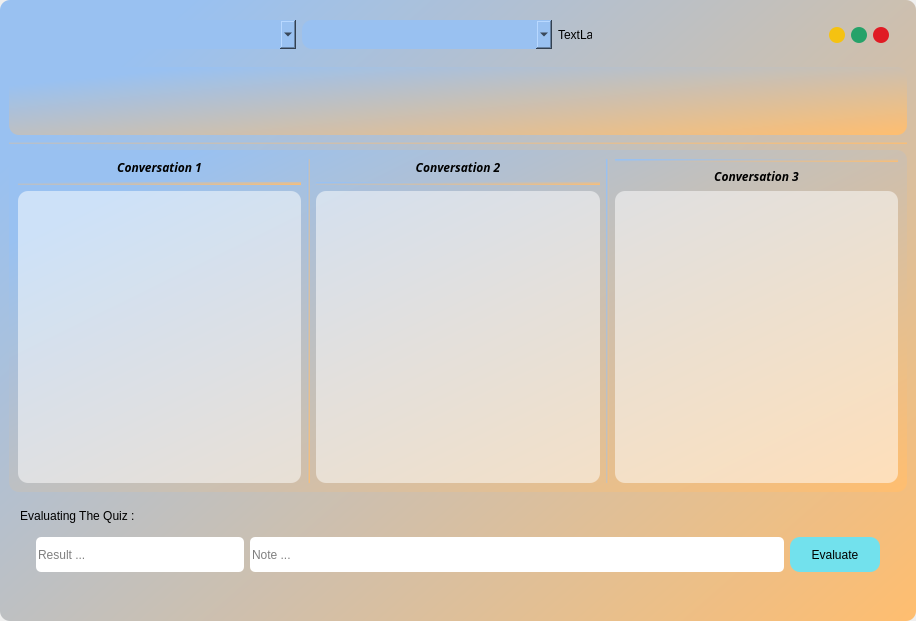
<?xml version="1.0" encoding="UTF-8"?>
<ui version="4.0">
 <class>Form</class>
 <widget class="QWidget" name="Form">
  <property name="geometry">
   <rect>
    <x>0</x>
    <y>0</y>
    <width>916</width>
    <height>621</height>
   </rect>
  </property>
  <property name="windowTitle">
   <string>Form</string>
  </property>
  <layout class="QVBoxLayout" name="verticalLayout_2">
   <property name="leftMargin">
    <number>0</number>
   </property>
   <property name="topMargin">
    <number>0</number>
   </property>
   <property name="rightMargin">
    <number>0</number>
   </property>
   <property name="bottomMargin">
    <number>0</number>
   </property>
   <item>
    <widget class="QWidget" name="widget" native="true">
     <property name="styleSheet">
      <string notr="true">background-color: qlineargradient(spread:pad, x1:0.0204082, y1:0.244, x2:1, y2:1, stop:0 rgba(153, 193, 241, 255), stop:1 rgba(255, 190, 111, 255));
border-radius:10px;</string>
     </property>
     <layout class="QVBoxLayout" name="verticalLayout_7">
      <item>
       <widget class="QFrame" name="frame">
        <property name="styleSheet">
         <string notr="true">background-color: none;</string>
        </property>
        <property name="frameShape">
         <enum>QFrame::StyledPanel</enum>
        </property>
        <property name="frameShadow">
         <enum>QFrame::Raised</enum>
        </property>
        <layout class="QHBoxLayout" name="horizontalLayout_7">
         <item>
          <widget class="QLabel" name="label_2">
           <property name="styleSheet">
            <string notr="true">background-color: none;</string>
           </property>
           <property name="text">
            <string/>
           </property>
          </widget>
         </item>
         <item>
          <widget class="QLabel" name="label">
           <property name="maximumSize">
            <size>
             <width>16777215</width>
             <height>44</height>
            </size>
           </property>
           <property name="font">
            <font>
             <family>DejaVu Sans</family>
             <pointsize>12</pointsize>
             <weight>75</weight>
             <bold>true</bold>
            </font>
           </property>
           <property name="styleSheet">
            <string notr="true">background-color: rgba(191, 64, 64, 0);</string>
           </property>
           <property name="text">
            <string/>
           </property>
           <property name="alignment">
            <set>Qt::AlignCenter</set>
           </property>
          </widget>
         </item>
         <item>
          <widget class="QComboBox" name="agnts">
           <property name="minimumSize">
            <size>
             <width>250</width>
             <height>29</height>
            </size>
           </property>
           <property name="styleSheet">
            <string notr="true">background-color: rgba(153, 193, 241, 255);
</string>
           </property>
           <property name="placeholderText">
            <string>CHoose Agent ...</string>
           </property>
          </widget>
         </item>
         <item>
          <widget class="QComboBox" name="qzs">
           <property name="minimumSize">
            <size>
             <width>250</width>
             <height>29</height>
            </size>
           </property>
           <property name="styleSheet">
            <string notr="true">background-color: rgba(153, 193, 241, 255);</string>
           </property>
          </widget>
         </item>
         <item>
          <widget class="QLabel" name="reload">
           <property name="maximumSize">
            <size>
             <width>34</width>
             <height>34</height>
            </size>
           </property>
           <property name="cursor">
            <cursorShape>PointingHandCursor</cursorShape>
           </property>
           <property name="text">
            <string>TextLabel</string>
           </property>
          </widget>
         </item>
         <item>
          <spacer name="horizontalSpacer">
           <property name="orientation">
            <enum>Qt::Horizontal</enum>
           </property>
           <property name="sizeHint" stdset="0">
            <size>
             <width>40</width>
             <height>20</height>
            </size>
           </property>
          </spacer>
         </item>
         <item>
          <widget class="QFrame" name="frame_2">
           <property name="styleSheet">
            <string notr="true">background-color: none;</string>
           </property>
           <property name="frameShape">
            <enum>QFrame::StyledPanel</enum>
           </property>
           <property name="frameShadow">
            <enum>QFrame::Raised</enum>
           </property>
           <layout class="QHBoxLayout" name="horizontalLayout_8">
            <item>
             <widget class="QPushButton" name="min">
              <property name="minimumSize">
               <size>
                <width>16</width>
                <height>16</height>
               </size>
              </property>
              <property name="maximumSize">
               <size>
                <width>16</width>
                <height>16</height>
               </size>
              </property>
              <property name="cursor">
               <cursorShape>PointingHandCursor</cursorShape>
              </property>
              <property name="styleSheet">
               <string notr="true">background-color: rgb(245, 194, 17);
border-radius : 8px;
</string>
              </property>
              <property name="text">
               <string/>
              </property>
             </widget>
            </item>
            <item>
             <widget class="QPushButton" name="max">
              <property name="minimumSize">
               <size>
                <width>16</width>
                <height>16</height>
               </size>
              </property>
              <property name="maximumSize">
               <size>
                <width>16</width>
                <height>16</height>
               </size>
              </property>
              <property name="cursor">
               <cursorShape>PointingHandCursor</cursorShape>
              </property>
              <property name="styleSheet">
               <string notr="true">background-color: rgb(38, 162, 105);
border-radius : 8px;
</string>
              </property>
              <property name="text">
               <string/>
              </property>
             </widget>
            </item>
            <item>
             <widget class="QPushButton" name="cls">
              <property name="minimumSize">
               <size>
                <width>16</width>
                <height>16</height>
               </size>
              </property>
              <property name="maximumSize">
               <size>
                <width>16</width>
                <height>16</height>
               </size>
              </property>
              <property name="cursor">
               <cursorShape>PointingHandCursor</cursorShape>
              </property>
              <property name="styleSheet">
               <string notr="true">background-color: rgb(224, 27, 36);
border-radius : 8px;
</string>
              </property>
              <property name="text">
               <string/>
              </property>
             </widget>
            </item>
           </layout>
          </widget>
         </item>
        </layout>
       </widget>
      </item>
      <item>
       <widget class="QTableWidget" name="qzinfo">
        <property name="maximumSize">
         <size>
          <width>16777215</width>
          <height>68</height>
         </size>
        </property>
        <property name="styleSheet">
         <string notr="true"/>
        </property>
        <property name="editTriggers">
         <set>QAbstractItemView::NoEditTriggers</set>
        </property>
        <property name="textElideMode">
         <enum>Qt::ElideMiddle</enum>
        </property>
        <attribute name="horizontalHeaderVisible">
         <bool>true</bool>
        </attribute>
        <attribute name="horizontalHeaderHighlightSections">
         <bool>true</bool>
        </attribute>
        <attribute name="verticalHeaderVisible">
         <bool>false</bool>
        </attribute>
       </widget>
      </item>
      <item>
       <widget class="Line" name="line_3">
        <property name="styleSheet">
         <string notr="true"/>
        </property>
        <property name="orientation">
         <enum>Qt::Horizontal</enum>
        </property>
       </widget>
      </item>
      <item>
       <layout class="QVBoxLayout" name="verticalLayout">
        <item>
         <widget class="QWidget" name="Quiz" native="true">
          <property name="enabled">
           <bool>true</bool>
          </property>
          <layout class="QHBoxLayout" name="horizontalLayout_3">
           <item>
            <layout class="QHBoxLayout" name="horizontalLayout_2">
             <item>
              <layout class="QVBoxLayout" name="verticalLayout_6">
               <item>
                <widget class="QLabel" name="label_3">
                 <property name="font">
                  <font>
                   <family>Roboto Slab</family>
                   <weight>75</weight>
                   <italic>true</italic>
                   <bold>true</bold>
                  </font>
                 </property>
                 <property name="styleSheet">
                  <string notr="true">background-color: none;</string>
                 </property>
                 <property name="text">
                  <string>Conversation 1</string>
                 </property>
                 <property name="alignment">
                  <set>Qt::AlignCenter</set>
                 </property>
                </widget>
               </item>
               <item>
                <widget class="Line" name="line_4">
                 <property name="orientation">
                  <enum>Qt::Horizontal</enum>
                 </property>
                </widget>
               </item>
               <item>
                <widget class="QTextEdit" name="a1">
                 <property name="enabled">
                  <bool>true</bool>
                 </property>
                 <property name="styleSheet">
                  <string notr="true">background-color: rgba(255, 255, 255, 130);</string>
                 </property>
                 <property name="readOnly">
                  <bool>true</bool>
                 </property>
                </widget>
               </item>
              </layout>
             </item>
             <item>
              <widget class="Line" name="line">
               <property name="orientation">
                <enum>Qt::Vertical</enum>
               </property>
              </widget>
             </item>
             <item>
              <layout class="QVBoxLayout" name="verticalLayout_5">
               <item>
                <widget class="QLabel" name="label_4">
                 <property name="font">
                  <font>
                   <family>Roboto Slab</family>
                   <weight>75</weight>
                   <italic>true</italic>
                   <bold>true</bold>
                  </font>
                 </property>
                 <property name="styleSheet">
                  <string notr="true">background-color: none;</string>
                 </property>
                 <property name="text">
                  <string>Conversation 2</string>
                 </property>
                 <property name="alignment">
                  <set>Qt::AlignCenter</set>
                 </property>
                </widget>
               </item>
               <item>
                <widget class="Line" name="line_5">
                 <property name="orientation">
                  <enum>Qt::Horizontal</enum>
                 </property>
                </widget>
               </item>
               <item>
                <widget class="QTextEdit" name="a2">
                 <property name="enabled">
                  <bool>true</bool>
                 </property>
                 <property name="styleSheet">
                  <string notr="true">background-color: rgba(255, 255, 255, 130);</string>
                 </property>
                 <property name="readOnly">
                  <bool>true</bool>
                 </property>
                </widget>
               </item>
              </layout>
             </item>
             <item>
              <widget class="Line" name="line_2">
               <property name="orientation">
                <enum>Qt::Vertical</enum>
               </property>
              </widget>
             </item>
             <item>
              <layout class="QVBoxLayout" name="verticalLayout_4">
               <item>
                <widget class="Line" name="line_6">
                 <property name="orientation">
                  <enum>Qt::Horizontal</enum>
                 </property>
                </widget>
               </item>
               <item>
                <widget class="QLabel" name="label_5">
                 <property name="font">
                  <font>
                   <family>Roboto Slab</family>
                   <weight>75</weight>
                   <italic>true</italic>
                   <bold>true</bold>
                  </font>
                 </property>
                 <property name="styleSheet">
                  <string notr="true">background-color: none;</string>
                 </property>
                 <property name="text">
                  <string>Conversation 3</string>
                 </property>
                 <property name="alignment">
                  <set>Qt::AlignCenter</set>
                 </property>
                </widget>
               </item>
               <item>
                <widget class="QTextEdit" name="a3">
                 <property name="enabled">
                  <bool>true</bool>
                 </property>
                 <property name="styleSheet">
                  <string notr="true">background-color: rgba(255, 255, 255, 130);</string>
                 </property>
                 <property name="readOnly">
                  <bool>true</bool>
                 </property>
                </widget>
               </item>
              </layout>
             </item>
            </layout>
           </item>
          </layout>
         </widget>
        </item>
       </layout>
      </item>
      <item>
       <widget class="QFrame" name="frame_4">
        <property name="minimumSize">
         <size>
          <width>0</width>
          <height>78</height>
         </size>
        </property>
        <property name="styleSheet">
         <string notr="true">background-color: rgba(191, 64, 64, 0);</string>
        </property>
        <property name="frameShape">
         <enum>QFrame::StyledPanel</enum>
        </property>
        <property name="frameShadow">
         <enum>QFrame::Raised</enum>
        </property>
        <layout class="QHBoxLayout" name="horizontalLayout_4">
         <item>
          <widget class="QGroupBox" name="groupBox">
           <property name="title">
            <string>Evaluating The Quiz : </string>
           </property>
           <layout class="QVBoxLayout" name="verticalLayout_3">
            <item>
             <widget class="QFrame" name="frame_5">
              <property name="minimumSize">
               <size>
                <width>0</width>
                <height>78</height>
               </size>
              </property>
              <property name="styleSheet">
               <string notr="true">background-color: rgba(191, 64, 64, 0);</string>
              </property>
              <property name="frameShape">
               <enum>QFrame::StyledPanel</enum>
              </property>
              <property name="frameShadow">
               <enum>QFrame::Raised</enum>
              </property>
              <layout class="QHBoxLayout" name="horizontalLayout_5">
               <item>
                <widget class="QLineEdit" name="rslt">
                 <property name="minimumSize">
                  <size>
                   <width>0</width>
                   <height>35</height>
                  </size>
                 </property>
                 <property name="maximumSize">
                  <size>
                   <width>208</width>
                   <height>16777215</height>
                  </size>
                 </property>
                 <property name="styleSheet">
                  <string notr="true">background-color: rgb(255, 255, 255);
border-radius : 5px;</string>
                 </property>
                 <property name="placeholderText">
                  <string>Result ...</string>
                 </property>
                </widget>
               </item>
               <item>
                <widget class="QLineEdit" name="note">
                 <property name="minimumSize">
                  <size>
                   <width>0</width>
                   <height>35</height>
                  </size>
                 </property>
                 <property name="styleSheet">
                  <string notr="true">background-color: rgb(255, 255, 255);
border-radius : 5px;</string>
                 </property>
                 <property name="placeholderText">
                  <string>Note ...</string>
                 </property>
                </widget>
               </item>
               <item>
                <widget class="QPushButton" name="evlt">
                 <property name="minimumSize">
                  <size>
                   <width>90</width>
                   <height>35</height>
                  </size>
                 </property>
                 <property name="cursor">
                  <cursorShape>PointingHandCursor</cursorShape>
                 </property>
                 <property name="styleSheet">
                  <string notr="true">background-color: rgb(114, 225, 237);
</string>
                 </property>
                 <property name="text">
                  <string>Evaluate</string>
                 </property>
                </widget>
               </item>
              </layout>
             </widget>
            </item>
           </layout>
          </widget>
         </item>
        </layout>
       </widget>
      </item>
     </layout>
    </widget>
   </item>
  </layout>
 </widget>
 <resources/>
 <connections/>
</ui>
